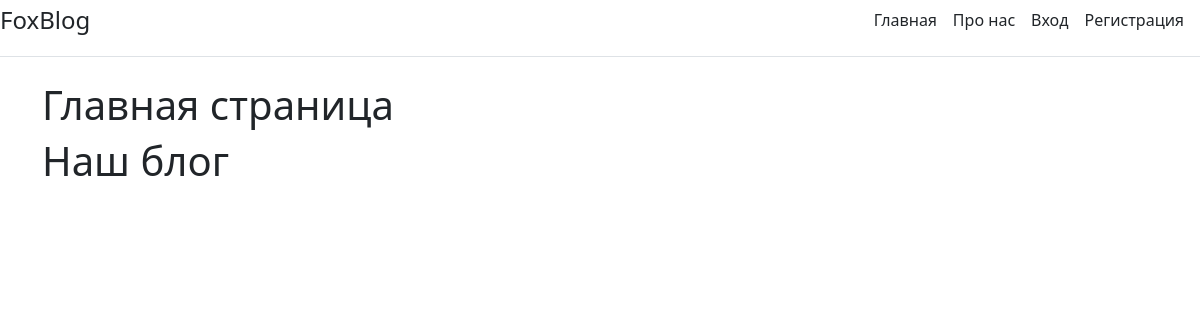
Before: / with the older database file.
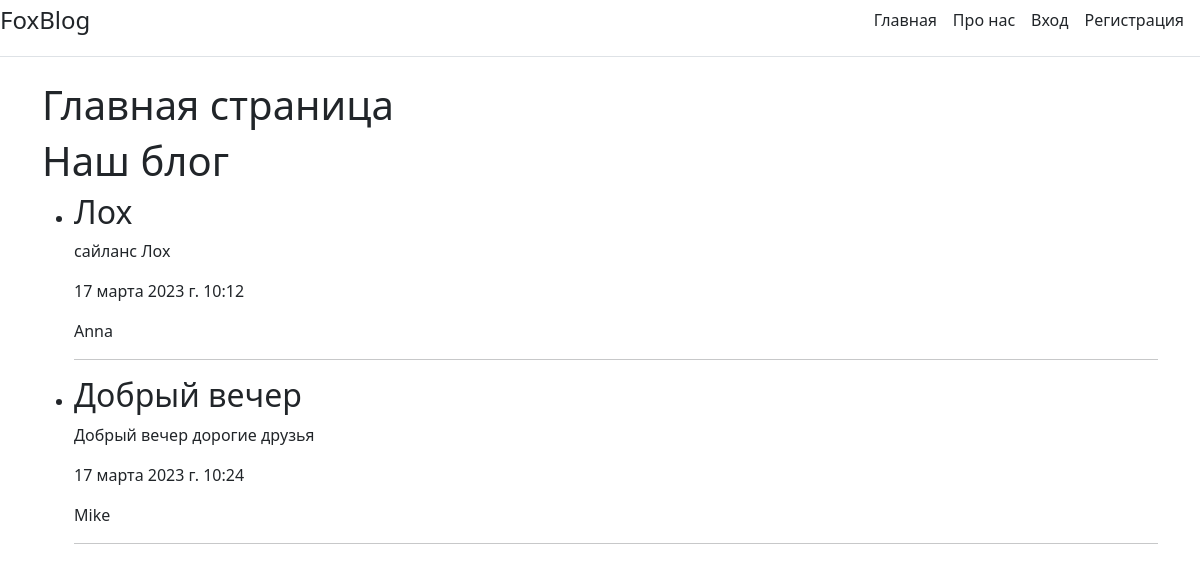
After: the same page with the newer database file.
### blog/models.py (models this page shows, shortened)
class Articles(models.Model):
    name = models.CharField(max_length=255)
    content = models.TextField(blank=True)
    creator = models.ForeignKey(User, on_delete=models.CASCADE)
    time_create = models.DateTimeField(auto_now_add=True)
    time_update = models.DateTimeField(auto_now=True)
    is_published = models.BooleanField(default=True)
    class Meta:
        verbose_name = 'Статья'
        verbose_name_plural = 'Статьи'

### main/views.py (the view)
# urls.py: path('', views.index, name='main'),
def index(request):
    posts = Articles.objects.all()
    return render(request, 'main/index.html', {'posts': posts})

### main/templates/main/index.html (shortened to what this page needs)
{% extends 'base.html' %}
{% block content %}
    <h1>Главная страница</h1>
    <h1>Наш блог</h1>
    <ul>
         {% for p in posts %}
         <li>
             <h2>{{p.name}}</h2>
             <p>{{p.content}}</p>
             <p>{{p.time_create}}</p>
             <p>{{p.creator}}</p>
             <hr>
         </li>
         {% endfor %}
    </ul>
{% endblock %}

### templates/base.html (shortened to what this page needs)
<!DOCTYPE html>
<html lang="en">
<head>
    <link rel="stylesheet" href="https://cdn.jsdelivr.net/npm/bootstrap@5.2.3/dist/css/bootstrap.min.css">
</head>
<body>
    <div class="d-flex flex-column flex-md-row align-items-center pb-3 mb-4 border-bottom">
      <a href="/" class="d-flex align-items-center text-dark text-decoration-none">
        <span class="fs-4">FoxBlog</span>
      </a>
      <nav class="d-inline-flex mt-2 mt-md-0 ms-md-auto">
        <a class="me-3 py-2 text-dark text-decoration-none" href="{% url 'main' %}">Главная</a>
        <a class="me-3 py-2 text-dark text-decoration-none" href="{% url 'about' %}">Про нас</a>
        {% if user.is_authenticated %}
          <a class="me-3 py-2 text-dark text-decoration-none" href="{% url 'account' %}">Профиль</a>
          <a class="me-3 py-2 text-dark text-decoration-none" href="{% url 'logout' %}">Выход</a>
        {% else %}
          <a class="me-3 py-2 text-dark text-decoration-none" href="{% url 'login' %}">Вход</a>
          <a class="me-3 py-2 text-dark text-decoration-none" href="{% url 'register' %}">Регистрация</a>
        {% endif %}
      </nav>
    </div>
    <div class="container">
        {% block content %}{% endblock %}
    </div>
</body>
</html>

Changed rows visible on the page:
added Articles: name "Лох", content "сайланс Лох", time_create "17 марта 2023 г. 10:12", creator "Anna"
added Articles: name "Добрый вечер", content "Добрый вечер дорогие друзья", time_create "17 марта 2023 г. 10:24", creator "Mike"
